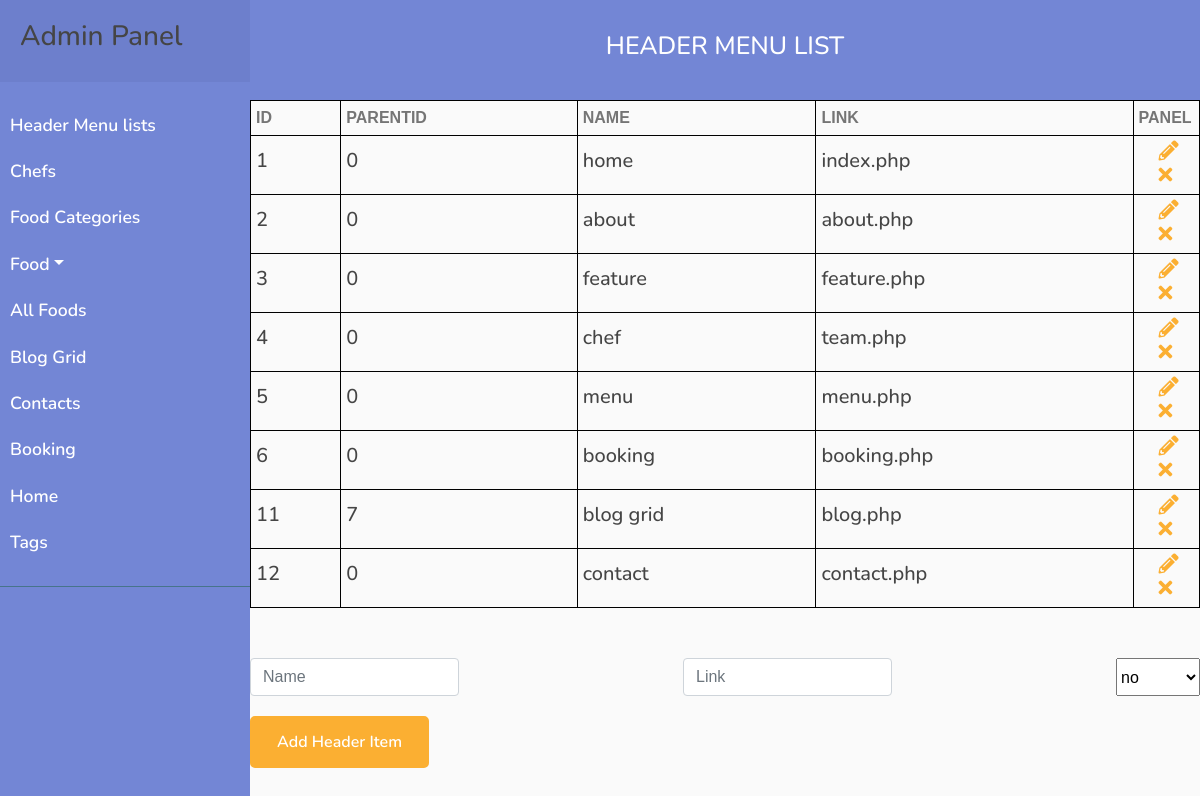
Page /php/admin/index.php (signed in) on the committed database.
### tables this page shows
CREATE TABLE `header_list` (
  `id` int(16) NOT NULL,
  `parent_id` int(16) NOT NULL,
  `name` varchar(128) NOT NULL,
  `link` varchar(128) NOT NULL
);

### php/admin/index.php (the view, shortened to what this page needs)
<!DOCTYPE html>
<html lang="en">
<head>
    <link href="https://stackpath.bootstrapcdn.com/bootstrap/4.4.1/css/bootstrap.min.css" rel="stylesheet">
    <link href="https://cdnjs.cloudflare.com/ajax/libs/font-awesome/5.10.0/css/all.min.css" rel="stylesheet">
    <link href="../../lib/animate/animate.min.css" rel="stylesheet">
    <link href="../../lib/owlcarousel/assets/owl.carousel.min.css" rel="stylesheet">
    <link href="../../lib/flaticon/font/flaticon.css" rel="stylesheet">
    <link href="../../lib/tempusdominus/css/tempusdominus-bootstrap-4.min.css" rel="stylesheet" />
    <link href="../../css/style.css" rel="stylesheet">
</head>
<body>
    <div class="admin">
        <?php
        require_once "../../components/adminFoodNav.php";
        ?>
        <div class="admin__section admin__section_header-list">
            <div class="admin__section_head">
                <h3 class="admin__section_title">header menu list</h3>
            </div>
            <div class="admin__section_content">
                <div class="admin__contact">
                    <table class="admin__table">
                        <tr>
                            <th class="admin__table_title">id</th>
                            <th class="admin__table_title">parentId</th>
                            <th class="admin__table_title">name</th>
                            <th class="admin__table_title">link</th>
                            <th class="admin__table_title">panel</th>
                        </tr>
                        <?php
                        $query = "SELECT * FROM header_list";
                        $result = mysqli_query($mysqli, $query);
                        while ($row = mysqli_fetch_assoc($result)) {
                        ?>
                            <tr class="admin__section_item">
                                <td class="admin__section_item_td">
                                    <h3 class="admin__section_item_name"><?php echo $row['id'] ?></h3>
                                </td>
                                <td class="admin__section_item_td">
                                    <h3 class="admin__section_item_name"><?php echo $row['parent_id'] ?></h3>
                                </td>
                                <td class="admin__section_item_td">
                                    <h3 class="admin__section_item_name"><?php echo $row['name'] ?></h3>
                                </td>
                                <td class="admin__section_item_td">
                                    <h3 class="admin__section_item_pos"><?php echo $row['link'] ?></h3>
                                </td>
                                <td class="admin__section_item_td">
                                    <a href="?id=<?php echo $row["id"] ?>">
                                        <i class="example__class admin__icon fas fa-pencil-alt"></i>
                                    </a>
                                    <a href="./headerList/remove.php?id=<?php echo $row["id"] ?>">
                                        <i class="admin__icon fas fa-times"></i>
                                    </a>
                                </td>
                            </tr>
                        <?php } ?>
                    </table>
                </div>
                <?php
                $name = '';
                $link = '';
                ?>
                <form class="admin__form" action="<?php if (isset($_GET['id'])) {
                                                        echo './headerList/update.php';
                                                    } else {
                                                        echo './headerList/insert.php';
                                                    } ?>" method="POST">
                    <div class="form__flex">
                        <input class="admin__inp admin__inp_header form-control" type="text" name="name" value="<?php echo $name ?>" placeholder="Name" required>
                        <input class="admin__inp admin__inp_header form-control" type="text" name="link" value="<?php echo $link ?>" placeholder="Link" required>
                        <select id="parentId" name="parentId">
                            <option value="0">no</option>
                        </select>
                    </div>
                    <div>
                        <button class="btn custom-btn admin__form_btn">Add Header Item</button>
                    </div>
                </form>
            </div>
        </div>
    </div>
</body>
</html>

### css/style.css (style rules this page uses)
body { color: #757575; background: #ffffff; font-family: 'open sans', sans-serif; }
h1, h2, h3, h4, h5, h6 { color: #454545; font-family: 'Nunito', sans-serif; }
a { font-family: 'Nunito', sans-serif; font-weight: 600; color: #fbaf32; transition: .3s; }
.btn.custom-btn { padding: 12px 25px; font-family: 'Nunito', sans-serif; font-size: 16px; font-weight: 600; color: #ffffff; background: #fbaf32; border: 2px solid #fbaf32; border-radius: 5px; transition: .5s; }
.form__flex { width: 100%; display: flex; justify-content: space-between; }
.admin__inp { width: 30%; }
.admin__inp_header { width: 22%; }
.admin__form_btn { margin-top: 20px; }
body { font-family: 'Poppins', sans-serif; background: #fafafa; }
.admin { display: flex; justify-content: space-between }
.admin__section { width: calc(100% - 250px); }
.admin__section_head { width: 100%; height: 100px; background: #7386D5; display: flex; justify-content: center; align-items: center; }
.admin__section_title { font-size: 25px; color: #ffffff; text-transform: uppercase; }
.admin__section_content { width: 100%; height: calc(100% - 100px); }
.admin__table { width: 100%; border-collapse: collapse; }
.admin__table_title { text-transform: uppercase; }
.admin__table_title, .admin__section_item_td { padding: 5px; border: 1px solid black; }
.admin__section_item { width: 100%; padding: 10px; }
.admin__section_item_name, .admin__section_item_pos { font-size: 20px; }
.admin__section_item_td:last-child { width: 7%; }
.admin__icon { font-size: 20px; cursor: pointer; margin-left: 20px; }
.admin__form { margin-top: 50px; }

### rows in the picture
header_list: id "1", parent "0", name "home", link "index.php"
header_list: id "2", parent "0", name "about", link "about.php"
header_list: id "3", parent "0", name "feature", link "feature.php"
header_list: id "4", parent "0", name "chef", link "team.php"
header_list: id "5", parent "0", name "menu", link "menu.php"
header_list: id "6", parent "0", name "booking", link "booking.php"
header_list: id "11", parent "7", name "blog grid", link "blog.php"
header_list: id "12", parent "0", name "contact", link "contact.php"
